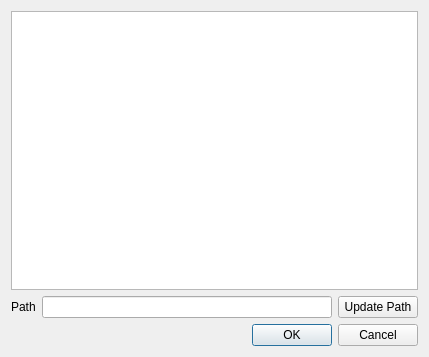
<?xml version="1.0" encoding="UTF-8"?>
<ui version="4.0">
 <class>CircleDetecorPluginLoaderView</class>
 <widget class="QDialog" name="CircleDetecorPluginLoaderView">
  <property name="geometry">
   <rect>
    <x>0</x>
    <y>0</y>
    <width>429</width>
    <height>357</height>
   </rect>
  </property>
  <property name="windowTitle">
   <string>Dialog</string>
  </property>
  <layout class="QVBoxLayout" name="verticalLayout">
   <item>
    <widget class="QTableView" name="tableView"/>
   </item>
   <item>
    <layout class="QHBoxLayout" name="horizontalLayout">
     <item>
      <widget class="QLabel" name="label">
       <property name="text">
        <string>Path</string>
       </property>
      </widget>
     </item>
     <item>
      <widget class="QLineEdit" name="lineEdit"/>
     </item>
     <item>
      <widget class="QPushButton" name="pushButton">
       <property name="text">
        <string>Update Path</string>
       </property>
      </widget>
     </item>
    </layout>
   </item>
   <item>
    <widget class="QDialogButtonBox" name="buttonBox">
     <property name="orientation">
      <enum>Qt::Horizontal</enum>
     </property>
     <property name="standardButtons">
      <set>QDialogButtonBox::Cancel|QDialogButtonBox::Ok</set>
     </property>
    </widget>
   </item>
  </layout>
 </widget>
 <resources/>
 <connections>
  <connection>
   <sender>buttonBox</sender>
   <signal>accepted()</signal>
   <receiver>CircleDetecorPluginLoaderView</receiver>
   <slot>accept()</slot>
   <hints>
    <hint type="sourcelabel">
     <x>248</x>
     <y>254</y>
    </hint>
    <hint type="destinationlabel">
     <x>157</x>
     <y>274</y>
    </hint>
   </hints>
  </connection>
  <connection>
   <sender>buttonBox</sender>
   <signal>rejected()</signal>
   <receiver>CircleDetecorPluginLoaderView</receiver>
   <slot>reject()</slot>
   <hints>
    <hint type="sourcelabel">
     <x>316</x>
     <y>260</y>
    </hint>
    <hint type="destinationlabel">
     <x>286</x>
     <y>274</y>
    </hint>
   </hints>
  </connection>
 </connections>
</ui>
